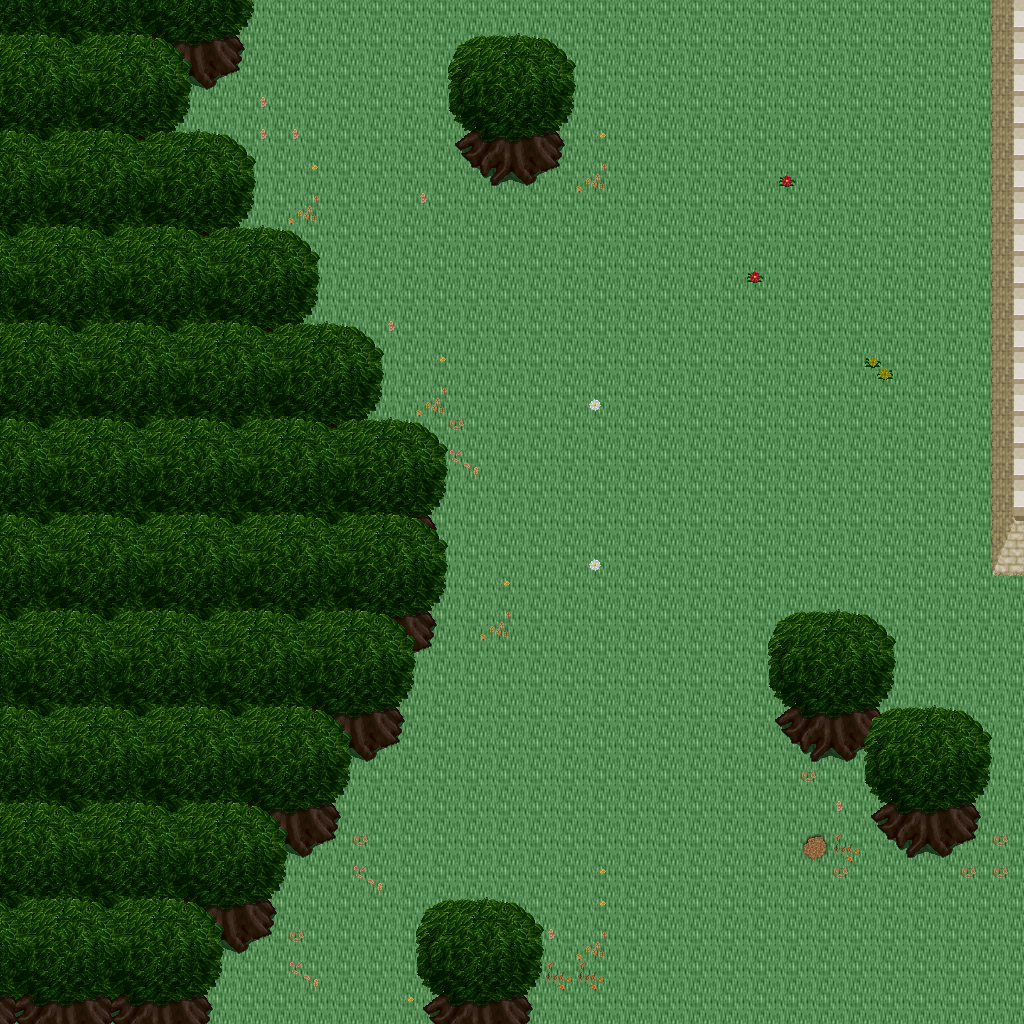

This game map was drawn from its Tiled (.tmx) file and the tilesets committed beside it. A one-line description and the trimmed map source follow:
An orthogonal 32x32 tile map with 32x32 px tiles, 5 tile layers (Ground, Objects, Objects2, Above, ...), 1 hidden layer not drawn, 42 tilesets.

<map version="1.10" tiledversion="1.11.0" orientation="orthogonal" renderorder="right-down" width="32" height="32" tilewidth="32" tileheight="32" infinite="0" nextlayerid="11" nextobjectid="1">
 <tileset firstgid="1" name="logic_collision" tilewidth="32" tileheight="32" tilecount="1" columns="1">
  <image source="../drawable/logic_collision.png" width="32" height="32" />
 </tileset>
 <tileset firstgid="2" name="ground_ground" tilewidth="32" tileheight="32" tilecount="33" columns="3">
  <image source="../drawable/ground_ground.png" width="96" height="352" />
 </tileset>
 <tileset firstgid="35" name="building_castle" tilewidth="32" tileheight="32" tilecount="320" columns="20">
  <image source="../drawable/building_castle.png" width="640" height="512" />
 </tileset>
 <tileset firstgid="355" name="item_weapon_cannon" tilewidth="32" tileheight="32" tilecount="12" columns="3">
  <image source="../drawable/item_weapon_cannon.png" width="96" height="128" />
 </tileset>
 <tileset firstgid="367" name="item_pot_barrels_1" tilewidth="32" tileheight="32" tilecount="8" columns="4">
  <image source="../drawable/item_pot_barrels_1.png" width="128" height="64" />
 </tileset>
 <tileset firstgid="375" name="ground_water_pool" tilewidth="32" tileheight="32" tilecount="72" columns="3">
  <image source="../drawable/ground_water_pool.png" width="96" height="768" />
 </tileset>
 <tileset firstgid="447" name="ground_earth_edges" tilewidth="32" tileheight="32" tilecount="18" columns="6">
  <image source="../drawable/ground_earth_edges.png" width="192" height="96" />
 </tileset>
 <tileset firstgid="465" name="ground_grass_edges" tilewidth="32" tileheight="32" tilecount="36" columns="12">
  <image source="../drawable/ground_grass_edges.png" width="384" height="96" />
 </tileset>
 <tileset firstgid="501" name="ground_grass_corners" tilewidth="32" tileheight="32" tilecount="24" columns="6">
  <image source="../drawable/ground_grass_corners.png" width="192" height="128" />
 </tileset>
 <tileset firstgid="525" name="plant_tree_tree_darkgreen" tilewidth="32" tileheight="32" tilecount="88" columns="8">
  <image source="../drawable/plant_tree_tree_darkgreen.png" width="256" height="352" />
 </tileset>
 <tileset firstgid="613" name="plant_stump_stump_vertical" tilewidth="32" tileheight="32" tilecount="1" columns="1">
  <image source="../drawable/plant_stump_stump_vertical.png" width="32" height="32" />
 </tileset>
 <tileset firstgid="614" name="building_decoration_pool" tilewidth="32" tileheight="32" tilecount="9" columns="3">
  <image source="../drawable/building_decoration_pool.png" width="96" height="96" />
 </tileset>
 <tileset firstgid="623" name="plant_vine" tilewidth="32" tileheight="32" tilecount="3" columns="1">
  <image source="../drawable/plant_vine.png" width="32" height="96" />
 </tileset>
 <tileset firstgid="626" name="plant_flower_leafy_daisy_red" tilewidth="32" tileheight="32" tilecount="8" columns="2">
  <image source="../drawable/plant_flower_leafy_daisy_red.png" width="64" height="128" />
 </tileset>
 <tileset firstgid="634" name="plant_flower_daisy_blue" tilewidth="32" tileheight="32" tilecount="8" columns="2">
  <image source="../drawable/plant_flower_daisy_blue.png" width="64" height="128" />
 </tileset>
 <tileset firstgid="642" name="plant_flower_daisy_white" tilewidth="32" tileheight="32" tilecount="8" columns="2">
  <image source="../drawable/plant_flower_daisy_white.png" width="64" height="128" />
 </tileset>
 <tileset firstgid="650" name="plant_flower_leafy_daisy_yellow" tilewidth="32" tileheight="32" tilecount="8" columns="2">
  <image source="../drawable/plant_flower_leafy_daisy_yellow.png" width="64" height="128" />
 </tileset>
 <tileset firstgid="658" name="plant_flower_foxgloves" tilewidth="32" tileheight="32" tilecount="4" columns="2">
  <image source="../drawable/plant_flower_foxgloves.png" width="64" height="64" />
 </tileset>
 <tileset firstgid="662" name="plant_tree_locust_tree" tilewidth="32" tileheight="32" tilecount="20" columns="4">
  <image source="../drawable/plant_tree_locust_tree.png" width="128" height="160" />
 </tileset>
 <tileset firstgid="682" name="furniture_chair_bench_iron" tilewidth="32" tileheight="32" tilecount="4" columns="2">
  <image source="../drawable/furniture_chair_bench_iron.png" width="64" height="64" />
 </tileset>
 <tileset firstgid="686" name="item_statue_seahorse" tilewidth="32" tileheight="32" tilecount="12" columns="4">
  <image source="../drawable/item_statue_seahorse.png" width="128" height="96" />
 </tileset>
 <tileset firstgid="698" name="building_decoration_chimney_brown_stacks" tilewidth="32" tileheight="32" tilecount="2" columns="1">
  <image source="../drawable/building_decoration_chimney_brown_stacks.png" width="32" height="64" />
 </tileset>
 <tileset firstgid="700" name="plant_flower_small_flower_bed_2" tilewidth="32" tileheight="32" tilecount="12" columns="3">
  <image source="../drawable/plant_flower_small_flower_bed_2.png" width="96" height="128" />
 </tileset>
 <tileset firstgid="712" name="plant_flower_flower_bed_1" tilewidth="32" tileheight="32" tilecount="35" columns="7">
  <image source="../drawable/plant_flower_flower_bed_1.png" width="224" height="160" />
 </tileset>
 <tileset firstgid="747" name="plant_flower_pointed_yellow" tilewidth="32" tileheight="32" tilecount="2" columns="2">
  <image source="../drawable/plant_flower_pointed_yellow.png" width="64" height="32" />
 </tileset>
 <tileset firstgid="749" name="plant_flower_red_white" tilewidth="32" tileheight="32" tilecount="16" columns="4">
  <image source="../drawable/plant_flower_red_white.png" width="128" height="128" />
 </tileset>
 <tileset firstgid="765" name="building_decoration_chimney" tilewidth="32" tileheight="32" tilecount="2" columns="1">
  <image source="../drawable/building_decoration_chimney.png" width="32" height="64" />
 </tileset>
 <tileset firstgid="767" name="furniture_light_lamp_blue" tilewidth="32" tileheight="32" tilecount="3" columns="1">
  <image source="../drawable/furniture_light_lamp_blue.png" width="32" height="96" />
 </tileset>
 <tileset firstgid="770" name="light_dim_light_7x5" tilewidth="32" tileheight="32" tilecount="35" columns="7">
  <image source="../drawable/light_dim_light_7x5.png" width="224" height="160" />
 </tileset>
 <tileset firstgid="805" name="plant_tree_fall_trees" tilewidth="32" tileheight="32" tilecount="40" columns="8">
  <image source="../drawable/plant_tree_fall_trees.png" width="256" height="160" />
 </tileset>
 <tileset firstgid="845" name="logic_item_resources" tilewidth="32" tileheight="32" tilecount="6" columns="6">
  <image source="../drawable/logic_item_resources.png" width="192" height="32" />
 </tileset>
 <tileset firstgid="851" name="logic_item_mushroom" tilewidth="32" tileheight="32" tilecount="6" columns="6">
  <image source="../drawable/logic_item_mushroom.png" width="192" height="32" />
 </tileset>
 <tileset firstgid="857" name="logic_creature_animal" tilewidth="32" tileheight="32" tilecount="32" columns="8">
  <image source="../drawable/logic_creature_animal.png" width="256" height="128" />
 </tileset>
 <tileset firstgid="889" name="plant_leaves" tilewidth="32" tileheight="32" tilecount="8" columns="4">
  <image source="../drawable/plant_leaves.png" width="128" height="64" />
 </tileset>
 <tileset firstgid="897" name="plant_flower_planted_containers" tilewidth="32" tileheight="32" tilecount="16" columns="4">
  <image source="../drawable/plant_flower_planted_containers.png" width="128" height="128" />
 </tileset>
 <tileset firstgid="913" name="building_decoration_banner" tilewidth="32" tileheight="32" tilecount="12" columns="1">
  <image source="../drawable/building_decoration_banner.png" width="32" height="384" />
 </tileset>
 <tileset firstgid="925" name="building_cottage" tilewidth="32" tileheight="32" tilecount="256" columns="16">
  <image source="../drawable/building_cottage.png" width="512" height="512" />
 </tileset>
 <tileset firstgid="1181" name="logic_portal" tilewidth="32" tileheight="32" tilecount="24" columns="8">
  <image source="../drawable/logic_portal.png" width="256" height="96" />
 </tileset>
 <tileset firstgid="1205" name="building_door_doors" tilewidth="32" tileheight="32" tilecount="256" columns="16">
  <image source="../drawable/building_door_doors.png" width="512" height="512" />
 </tileset>
 <tileset firstgid="1461" name="building_roof_thatched_roof" tilewidth="32" tileheight="32" tilecount="256" columns="16">
  <image source="../drawable/building_roof_thatched_roof.png" width="512" height="512" />
 </tileset>
 <tileset firstgid="1717" name="building_window_windows" tilewidth="32" tileheight="32" tilecount="256" columns="16">
  <image source="../drawable/building_window_windows.png" width="512" height="512" />
 </tileset>
 <tileset firstgid="1973" name="ground_ground_3" tilewidth="32" tileheight="32" tilecount="5" columns="5">
  <image source="../drawable/ground_ground_3.png" width="160" height="32" />
 </tileset>
 <layer id="1" name="Ground" width="32" height="32">
  <data>[1024 cells, 1024 non-empty, 3 distinct tile ids]</data>
 </layer>
 <layer id="2" name="Objects" width="32" height="32">
  <data>[1024 cells, 252 non-empty, 19 distinct tile ids]</data>
 </layer>
 <layer id="3" name="Objects2" width="32" height="32">
  <data>[1024 cells, 33 non-empty, 6 distinct tile ids]</data>
 </layer>
 <layer id="4" name="Above" width="32" height="32">
  <data>[1024 cells, 368 non-empty, 22 distinct tile ids]</data>
 </layer>
 <layer id="5" name="Above2" width="32" height="32">
  <data>[1024 cells, 0 non-empty, 0 distinct tile ids]</data>
 </layer>
 <layer id="6" name="Walkable" width="32" height="32" visible="0">
  <data>[1024 cells, 352 non-empty, 1 distinct tile ids]</data>
 </layer>
 <objectgroup id="7" name="Mapevents" />
 <objectgroup id="8" name="Spawn" />
 <objectgroup id="9" name="Keys" />
 <objectgroup id="10" name="Replace" />
</map>
